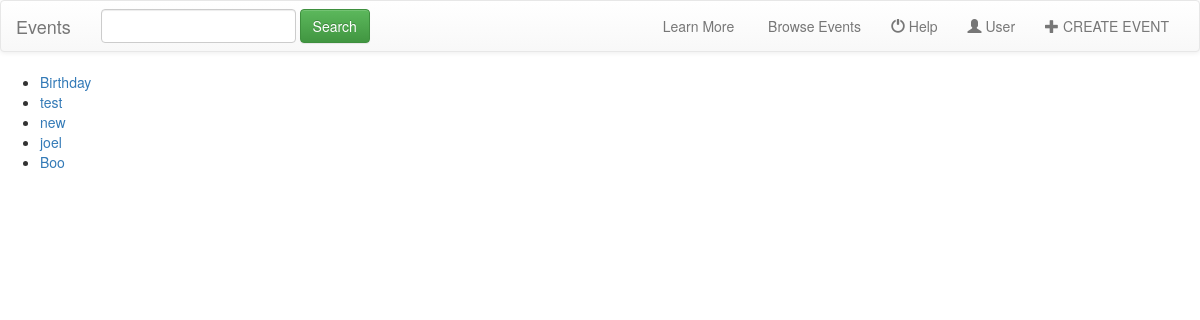
Before: / with the older database file.
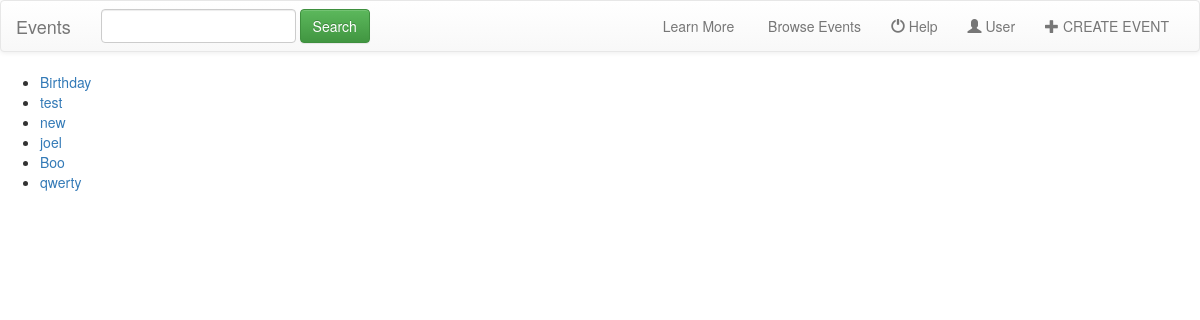
After: the same page with the newer database file.
### Event/models.py (models this page shows, shortened)
class Event(models.Model):
    Event_title = models.CharField(max_length=200)
    Location = models.CharField(max_length=100)
    time = models.CharField(max_length=40)
    Event_type = models.CharField(max_length=300)
    Event_topic = models.CharField(max_length=250)
    Event_image = models.FileField(null=False, blank=False)
    Event_detail = models.CharField(max_length=1000)
    Organizer_name = models.CharField(max_length=100,null=False)
    updated = models.DateTimeField(auto_now=True,auto_now_add=False)
    timestamp = models.DateTimeField(auto_now=False,auto_now_add=True)

### Event/views.py (the view)
# urls.py: url(r'^$', views.IndexView.as_view(), name='index'),
class IndexView(generic.ListView):
    template_name = 'Event/index.html'
    def get_queryset(self):
        return Event.objects.all()

### Event/templates/Event/index.html
{% extends 'Event/base.html' %}
{%  block content %}
<ul>
    {% for event in object_list %}
    <li><a href="{% url 'Event:detail' event.id %}"> {{ event.Event_title }}  </a> </li>
    {% endfor %}
</ul>
{% endblock %}

Changed rows visible on the page:
added Event: Event_title "qwerty"
